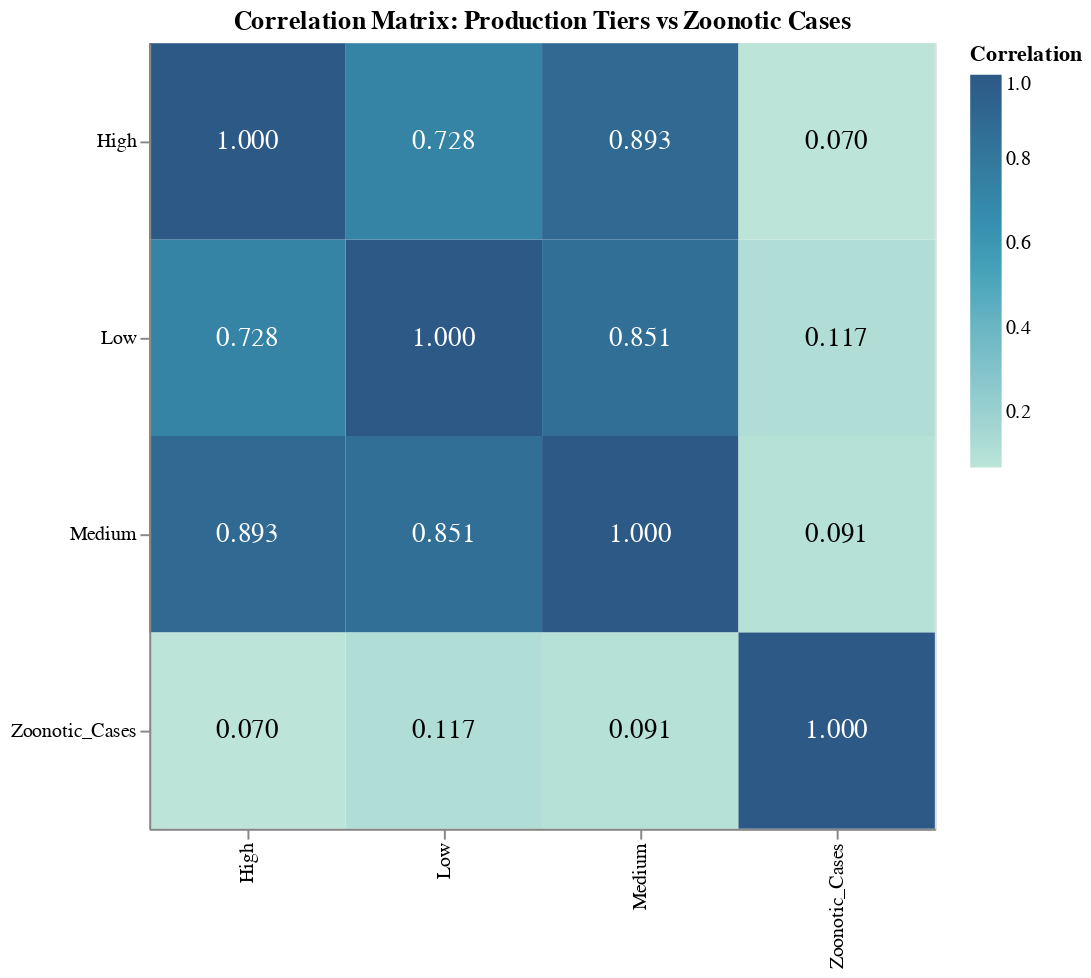

This figure's notebook cell:
### Code cell
# create a heatmap from the correlation matrix:
## melting the matrix into a long format for Altair
corr_long = corr_matrix.reset_index().melt(
    id_vars='index',
    var_name='Variable',
    value_name='Correlation'
).rename(columns={'index': 'Variable_2'})

# create the heatmap
alt.Chart(corr_long).mark_rect().encode(
    x=alt.X('Variable:N', title=None),
    y=alt.Y('Variable_2:N', title=None),
    color=alt.Color('Correlation:Q', scale=alt.Scale(scheme='tealblues'))
).properties(
    width=400,
    height=400,
    title='Correlation Matrix: Production Tiers vs Zoonotic Cases'
)
base = alt.Chart(corr_long).encode(
    x=alt.X('Variable:N', title=None),
    y=alt.Y('Variable_2:N', title=None)
)

heatmap = base.mark_rect().encode(
    color=alt.Color('Correlation:Q', scale=alt.Scale(scheme='tealblues'))
)

text = base.mark_text(fontSize=14).encode(
    text=alt.Text('Correlation:Q', format='.3f'),
    color=alt.condition(
        alt.datum.Correlation > 0.5,
        alt.value('white'),
        alt.value('black')
    )
)

(heatmap + text).properties(
    width=400,
    height=400,
    title='Correlation Matrix: Production Tiers vs Zoonotic Cases'
).interactive() # By Che-Yu

### Figure 1 — Vega-Lite specification as saved in the notebook (floating-point values rounded to 4 significant figures)
{"config": {"view": {"continuousWidth": 300, "continuousHeight": 300}}, "layer": [{"mark": {"type": "rect"}, "encoding": {"color": {"field": "Correlation", "scale": {"scheme": "tealblues"}, "type": "quantitative"}, "x": {"field": "Variable", "title": null, "type": "nominal"}, "y": {"field": "Variable_2", "title": null, "type": "nominal"}}, "name": "view_2"}, {"mark": {"type": "text", "fontSize": 14}, "encoding": {"color": {"condition": {"test": "(datum.Correlation > 0.5)", "value": "white"}, "value": "black"}, "text": {"field": "Correlation", "format": ".3f", "type": "quantitative"}, "x": {"field": "Variable", "title": null, "type": "nominal"}, "y": {"field": "Variable_2", "title": null, "type": "nominal"}}}], "data": {"name": "data-6ee02e89c42af3512379a6a097be2acf"}, "height": 400, "params": [{"name": "param_2", "select": {"type": "interval", "encodings": ["x", "y"]}, "bind": "scales", "views": ["view_2"]}], "title": "Correlation Matrix: Production Tiers vs Zoonotic Cases", "width": 400, "$schema": "https://vega.github.io/schema/vega-lite/v5.20.1.json", "datasets": {"data-6ee02e89c42af3512379a6a097be2acf": [{"Variable_2": "Low", "Variable": "Low", "Correlation": 1.0}, {"Variable_2": "Medium", "Variable": "Low", "Correlation": 0.8514}, {"Variable_2": "High", "Variable": "Low", "Correlation": 0.7279}, {"Variable_2": "Zoonotic_Cases", "Variable": "Low", "Correlation": 0.1167}, {"Variable_2": "Low", "Variable": "Medium", "Correlation": 0.8514}, {"Variable_2": "Medium", "Variable": "Medium", "Correlation": 1.0}, {"Variable_2": "High", "Variable": "Medium", "Correlation": 0.8929}, {"Variable_2": "Zoonotic_Cases", "Variable": "Medium", "Correlation": 0.09081}, {"Variable_2": "Low", "Variable": "High", "Correlation": 0.7279}, {"Variable_2": "Medium", "Variable": "High", "Correlation": 0.8929}, {"Variable_2": "High", "Variable": "High", "Correlation": 1.0}, {"Variable_2": "Zoonotic_Cases", "Variable": "High", "Correlation": 0.07004}, {"Variable_2": "Low", "Variable": "Zoonotic_Cases", "Correlation": 0.1167}, {"Variable_2": "Medium", "Variable": "Zoonotic_Cases", "Correlation": 0.09081}, {"Variable_2": "High", "Variable": "Zoonotic_Cases", "Correlation": 0.07004}, {"Variable_2": "Zoonotic_Cases", "Variable": "Zoonotic_Cases", "Correlation": 1.0}]}}
